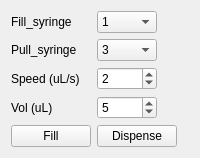
         <widget class="QWidget" name="tab_4">
          <attribute name="title">
           <string>Init_mode</string>
          </attribute>
          <layout class="QHBoxLayout" name="horizontalLayout_8">
           <item>
            <layout class="QFormLayout" name="formLayout">
             <property name="rowWrapPolicy">
              <enum>QFormLayout::DontWrapRows</enum>
             </property>
             <property name="labelAlignment">
              <set>Qt::AlignBottom|Qt::AlignLeading|Qt::AlignLeft</set>
             </property>
             <property name="formAlignment">
              <set>Qt::AlignLeading|Qt::AlignLeft|Qt::AlignTop</set>
             </property>
             <item row="0" column="0">
              <widget class="QLabel" name="label_21">
               <property name="text">
                <string>Fill_syringe</string>
               </property>
              </widget>
             </item>
             <item row="0" column="1">
              <widget class="QComboBox" name="comboBox_pushing_syringe_init_mode">
               <property name="sizePolicy">
                <sizepolicy hsizetype="Fixed" vsizetype="Fixed">
                 <horstretch>0</horstretch>
                 <verstretch>0</verstretch>
                </sizepolicy>
               </property>
               <property name="maximumSize">
                <size>
                 <width>60</width>
                 <height>16777215</height>
                </size>
               </property>
               <property name="currentText">
                <string>2</string>
               </property>
               <item>
                <property name="text">
                 <string>1</string>
                </property>
               </item>
               <item>
                <property name="text">
                 <string>2</string>
                </property>
               </item>
              </widget>
             </item>
             <item row="2" column="0">
              <widget class="QLabel" name="label_25">
               <property name="text">
                <string>Pull_syringe</string>
               </property>
              </widget>
             </item>
             <item row="2" column="1">
              <widget class="QComboBox" name="comboBox_pulling_syringe_init_mode">
               <property name="sizePolicy">
                <sizepolicy hsizetype="Fixed" vsizetype="Fixed">
                 <horstretch>0</horstretch>
                 <verstretch>0</verstretch>
                </sizepolicy>
               </property>
               <property name="maximumSize">
                <size>
                 <width>60</width>
                 <height>16777215</height>
                </size>
               </property>
               <item>
                <property name="text">
                 <string>3</string>
                </property>
               </item>
               <item>
                <property name="text">
                 <string>4</string>
                </property>
               </item>
              </widget>
             </item>
             <item row="4" column="0">
              <widget class="QLabel" name="label_26">
               <property name="text">
                <string>Speed (uL/s)</string>
               </property>
              </widget>
             </item>
             <item row="4" column="1">
              <widget class="QSpinBox" name="spinBox_speed_init_mode">
               <property name="sizePolicy">
                <sizepolicy hsizetype="Fixed" vsizetype="Fixed">
                 <horstretch>0</horstretch>
                 <verstretch>0</verstretch>
                </sizepolicy>
               </property>
               <property name="maximumSize">
                <size>
                 <width>60</width>
                 <height>16777215</height>
                </size>
               </property>
               <property name="maximum">
                <number>1000</number>
               </property>
               <property name="value">
                <number>2</number>
               </property>
              </widget>
             </item>
             <item row="5" column="0">
              <widget class="QLabel" name="label_28">
               <property name="text">
                <string>Vol (uL)</string>
               </property>
              </widget>
             </item>
             <item row="5" column="1">
              <widget class="QSpinBox" name="spinBox_volume_init_mode">
               <property name="sizePolicy">
                <sizepolicy hsizetype="Fixed" vsizetype="Fixed">
                 <horstretch>0</horstretch>
                 <verstretch>0</verstretch>
                </sizepolicy>
               </property>
               <property name="maximumSize">
                <size>
                 <width>60</width>
                 <height>16777215</height>
                </size>
               </property>
               <property name="maximum">
                <number>10000</number>
               </property>
               <property name="value">
                <number>5</number>
               </property>
              </widget>
             </item>
             <item row="7" column="0">
              <widget class="QPushButton" name="pushButton_fill_init_mode">
               <property name="minimumSize">
                <size>
                 <width>80</width>
                 <height>0</height>
                </size>
               </property>
               <property name="maximumSize">
                <size>
                 <width>80</width>
                 <height>16777215</height>
                </size>
               </property>
               <property name="text">
                <string>Fill</string>
               </property>
              </widget>
             </item>
             <item row="7" column="1">
              <widget class="QPushButton" name="pushButton_dispense_init_mode">
               <property name="sizePolicy">
                <sizepolicy hsizetype="Fixed" vsizetype="Fixed">
                 <horstretch>0</horstretch>
                 <verstretch>0</verstretch>
                </sizepolicy>
               </property>
               <property name="maximumSize">
                <size>
                 <width>80</width>
                 <height>16777215</height>
                </size>
               </property>
               <property name="text">
                <string>Dispense</string>
               </property>
              </widget>
             </item>
            </layout>
           </item>
          </layout>
         </widget>
